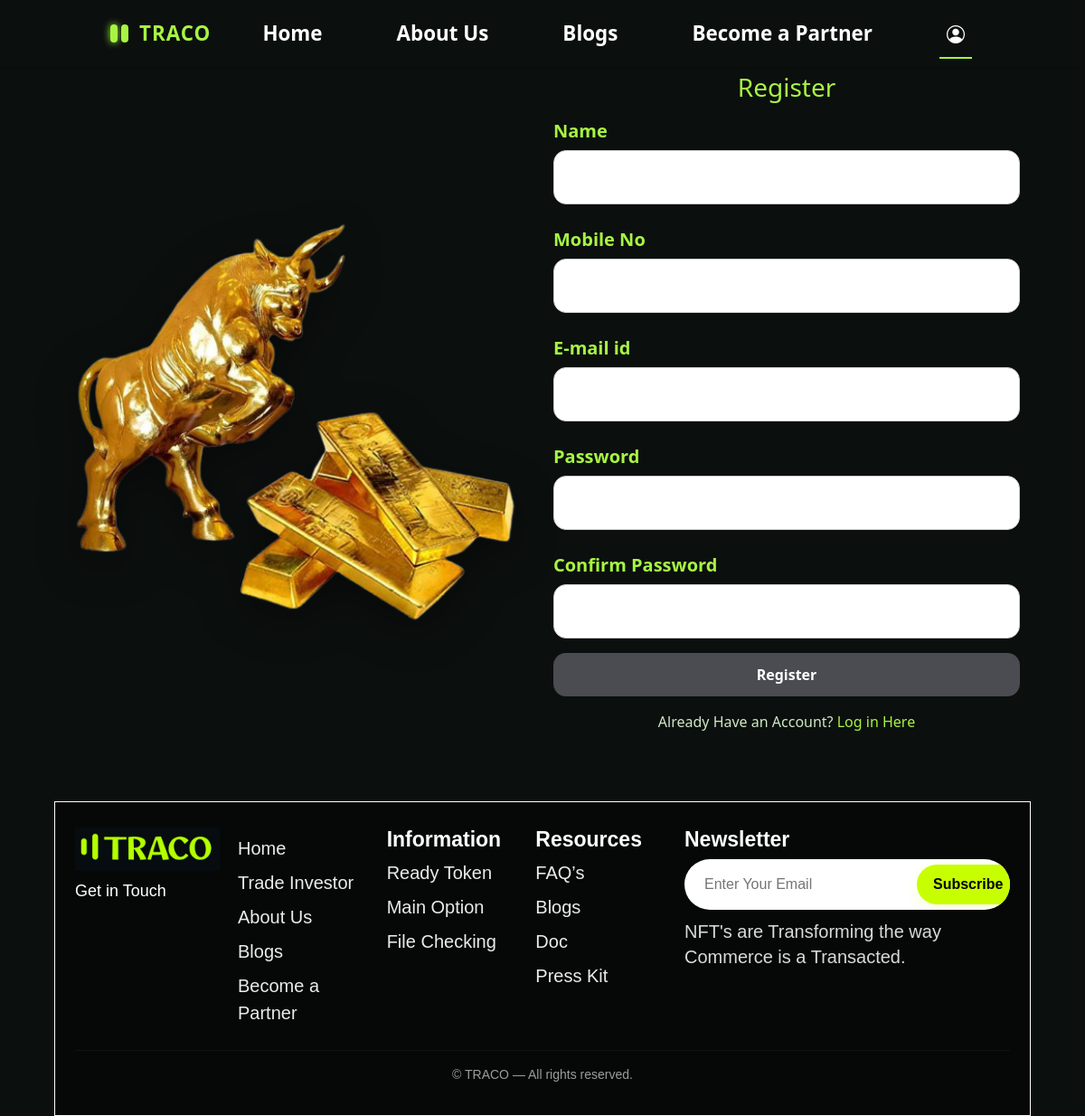
Screenshot of /register/ with the database file from the repository.
### core/models.py (models this page shows, shortened)
class AuthSideImage(models.Model):
    PAGE_CHOICES = (("login", "Login"), ("register", "Register"))
    page = models.CharField(max_length=10, choices=PAGE_CHOICES, unique=True)
    image = models.ImageField(upload_to="auth_side/")
    alt_text = models.CharField(max_length=120, blank=True)
    active = models.BooleanField(default=True)

class FooterSettings(models.Model):
    site_logo = models.ImageField(upload_to="footer/", blank=True, null=True)
    logo_alt = models.CharField(max_length=120, blank=True, default="TRACO")
    newsletter_heading = models.CharField(max_length=120, default="Newsletter")
    newsletter_placeholder = models.CharField(max_length=120, default="Enter Your Email")
    newsletter_button_text = models.CharField(max_length=60, default="Subscribe")
    newsletter_subscriber_notify_email = models.EmailField(
        blank=True,
        help_text="Email that receives subscription notifications (optional)."
    )
    newsletter_description = models.TextField(
        blank=True,
        default="NFT's are Transforming the way Commerce is a Transacted."
    )
    class Meta:
        verbose_name = "Footer Settings"
        verbose_name_plural = "Footer Settings"

class FooterLink(models.Model):
    COLUMN_CHOICES = [(i, f"Column {i}") for i in range(1, 6)]
    column = models.PositiveSmallIntegerField(choices=COLUMN_CHOICES, default=1)
    text = models.CharField(max_length=160)
    url = models.CharField(max_length=255, blank=True, help_text="External URL or site path")
    order = models.PositiveSmallIntegerField(default=0)
    class Meta:
        ordering = ["column", "order"]

### core/views.py (the view, shortened to what this page needs)
# urls.py: path("register/", views.register_view, name="register"),
def register_view(request):
    side = _side_image("register")
    form = RegisterForm(request.POST or None)
    return render(request, "auth/register.html", {
        "form": form,
        "side": side,
        "active_page": "profile",
    })

### core/forms.py (shortened to what this page needs)
class RegisterForm(forms.Form):
    name = forms.CharField(
        max_length=80,
        validators=[letters_only],
        widget=forms.TextInput(attrs={"class":"form-control form-pill reveal-up"})
    )
    mobile = forms.CharField(
        max_length=15,
        validators=[digits_only],
        widget=forms.TextInput(attrs={"class":"form-control form-pill reveal-up"})
    )
    email = forms.EmailField(
        widget=forms.EmailInput(attrs={"class":"form-control form-pill reveal-up"})
    )
    password1 = forms.CharField(
        widget=forms.PasswordInput(attrs={"class":"form-control form-pill reveal-up"})
    )
    password2 = forms.CharField(
        widget=forms.PasswordInput(attrs={"class":"form-control form-pill reveal-up"})
    )

### core/context_processors.py (called while the page is built)
def footer_context(request):
    settings = FooterSettings.objects.first()
    social_links = SocialLink.objects.all()
    footer_links = FooterLink.objects.all()
    columns = {i: [] for i in range(1,6)}
    for l in footer_links:
        columns.get(l.column, []).append(l)
    return {
        "traco_footer_settings": settings,
        "traco_social_links": social_links,
        "traco_footer_columns": columns,
    }

### core/views.py (called while the page is built)
def _side_image(page):
    try:
        return AuthSideImage.objects.get(page=page, active=True)
    except AuthSideImage.DoesNotExist:
        return None

### core/templates/auth/register.html (shortened to what this page needs)
{% extends "base.html" %}
{% load static %}
{% block extra_css %}
<link rel="stylesheet" href="{% static 'css/auth.css' %}">
{% endblock %}
{% block content %}
<div class="auth-wrap container-xl">
  <div class="row align-items-center g-4 auth-row">
    <div class="col-lg-6 d-flex justify-content-center">
      <div class="side-image float-anim">
        {% if side %}
          <img src="{{ side.image.url }}" alt="{{ side.alt_text|default:'Register' }}">
        {% else %}
          <img src="{% static 'images/placeholder-bull-gold.png' %}" alt="Auth Image">
        {% endif %}
      </div>
    </div>
    <div class="col-lg-6">
      <div class="auth-card reveal-up">
        <h3 class="auth-title neon">Register</h3>
<form method="post" action="{% url 'register' %}" novalidate id="registerForm" class="reveal-group">
          <div class="mb-3 float-group">
            <label class="form-label label-neon">Name</label>
            {{ form.name }}
          </div>
          <div class="mb-3 float-group">
            <label class="form-label label-neon">Mobile No</label>
            {{ form.mobile }}
          </div>
          <div class="mb-3 float-group">
            <label class="form-label label-neon">E-mail id</label>
            {{ form.email }}
          </div>
          <div class="mb-3 float-group">
            <label class="form-label label-neon">Password</label>
            {{ form.password1 }}
          </div>
          <div class="mb-2 float-group">
            <label class="form-label label-neon">Confirm Password</label>
            {{ form.password2 }}
          </div>
          <button class="btn-auth" type="submit">Register</button>
          <p class="below-text mt-3">
            Already Have an Account? <a class="link-neon" href="{% url 'login' %}">Log in Here</a>
          </p>
        </form>
      </div>
    </div>
  </div>
</div>
{% endblock %}

### core/templates/base.html (shortened to what this page needs)
{% load static %}
<!DOCTYPE html>
<html lang="en">
<head>
  <link href="https://cdn.jsdelivr.net/npm/bootstrap@5.3.2/dist/css/bootstrap.min.css" rel="stylesheet">
  <link href="https://cdn.jsdelivr.net/npm/bootstrap-icons/font/bootstrap-icons.css" rel="stylesheet">
  <link href="{% static 'css/base.css' %}" rel="stylesheet">
   {% block extra_css %}{% endblock %}
</head>
<body>
<nav class="navbar navbar-expand-lg fixed-top shadow-sm custom-navbar">
  <div class="container-fluid">
    <a class="navbar-brand d-flex align-items-center fw-bold text-neon" href="{% url 'home' %}">
      <span class="logo-icon"></span>
      <span class="ms-4">TRACO</span>
    </a>
    <div class="collapse navbar-collapse justify-content-center" id="mainNavbar">
      <ul class="navbar-nav mx-auto mb-2 mb-lg-0 animated-links equal-spacing">
        <li class="nav-item">
          <a class="nav-link fw-semibold {% if active_page == 'home' %}active{% endif %}" href="{% url 'home' %}">Home</a>
        </li>
        <li class="nav-item">
          <a class="nav-link fw-semibold {% if active_page == 'about' %}active{% endif %}" href="{% url 'about' %}">About Us</a>
        </li>
        <li class="nav-item">
          <a class="nav-link fw-semibold {% if active_page == 'blogs' %}active{% endif %}" href="{% url 'blogs' %}">Blogs</a>
        </li>
        <li class="nav-item">
          <a class="nav-link fw-semibold {% if active_page == 'partner' %}active{% endif %}" href="{% url 'partner' %}">Become a Partner</a>
        </li>
{% if user.is_authenticated %}
  <li class="nav-item">
    <a class="nav-link fw-semibold {% if active_page == 'profile' %}active{% endif %}" href="{% url 'login' %}">
      <i class="bi bi-person-circle fs-5"></i>
    </a>
  </li>
  <li class="nav-item">
    <a class="nav-link fw-semibold" href="{% url 'logout' %}">Logout</a>
  </li>
{% else %}
  <li class="nav-item">
    <a class="nav-link fw-semibold {% if active_page == 'profile' %}active{% endif %}" href="{% url 'login' %}">
      <i class="bi bi-person-circle fs-5"></i>
    </a>
  </li>
{% endif %}
      </ul>
    </div>
  </div>
</nav>
 {% block content %}{% endblock %}
<footer class="traco-footer">
  <div class="traco-footer__inner">
    <div class="traco-footer__col traco-footer__col--1">
      {% if traco_footer_settings.site_logo %}
        <img src="{{ traco_footer_settings.site_logo.url }}" alt="{{ traco_footer_settings.logo_alt }}" class="traco-footer__logo">
      {% else %}
        <div class="traco-footer__logo--placeholder">TRACO</div>
      {% endif %}
      <h4 class="traco-footer__smallheading">Get in Touch</h4>
    </div>
<div class="traco-footer__col traco-footer__col--2">
  <ul class="traco-footer__links">
    {% for l in traco_footer_columns.2 %}
      {% if l.url %}
        <li><a href="{{ l.url }}">{{ l.text }}</a></li>
      {% else %}
        <li><span class="no-link">{{ l.text }}</span></li>
      {% endif %}
    {% empty %}
      <li><a href="#">Home</a></li>
    {% endfor %}
  </ul>
</div>
<div class="traco-footer__col traco-footer__col--3">
  <h4 class="traco-footer__col-title">Information</h4>
  <ul class="traco-footer__links">
    {% for l in traco_footer_columns.3 %}
      {% if l.url %}
        <li><a href="{{ l.url }}">{{ l.text }}</a></li>
      {% else %}
        <li><span class="no-link">{{ l.text }}</span></li>
      {% endif %}
    {% empty %}
      <li><a href="#">Market Explore</a></li>
    {% endfor %}
  </ul>
</div>
<div class="traco-footer__col traco-footer__col--4">
  <h4 class="traco-footer__col-title">Resources</h4>
  <ul class="traco-footer__links">
    {% for l in traco_footer_columns.4 %}
      {% if l.url %}
        <li><a href="{{ l.url }}">{{ l.text }}</a></li>
      {% else %}
        <li><span class="no-link">{{ l.text }}</span></li>
      {% endif %}
    {% empty %}
      <li><a href="#">FAQ's</a></li>
    {% endfor %}
  </ul>
</div>
    <div class="traco-footer__col traco-footer__col--5">
      <h4 class="traco-footer__col-title">{{ traco_footer_settings.newsletter_heading }}</h4>
      <form id="traco-news-form" class="traco-news-form" method="post" action="{% url 'footer_subscribe' %}">
        <div class="traco-news-input-wrap">
          <input id="traco-news-email" name="email" type="email" placeholder="{{ traco_footer_settings.newsletter_placeholder }}" required>
          <button type="submit" class="traco-news-btn">{{ traco_footer_settings.newsletter_button_text }}</button>
        </div>
        <p class="traco-news-desc">{{ traco_footer_settings.newsletter_description }}</p>
      </form>
    </div>
  </div>
  <div class="traco-footer__bottom">
    <p>© {{ now.year }} TRACO — All rights reserved.</p>
  </div>
</footer>
</body>
</html>

### core/static/css/base.css (style rules this page uses)
.custom-navbar { background-color: #0b0f0e !important; padding: 12px 80px; }
.text-neon { color: #a7f542 !important; font-size: 1.4rem; letter-spacing: 1px; }
.logo-icon { display: inline-block; width: 8px; height: 20px; background-color: #a7f542; border-radius: 5px; box-shadow: 0 0 8px #a7f542; margin-left: 30px; position: relative; }
.logo-icon::after { content: ""; display: block; width: 8px; height: 20px; background-color: #a7f542; border-radius: 5px; position: absolute; left: 12px; top: 0; }
.navbar-nav .nav-link { color: #ffffff !important; font-size: 1.4rem; position: relative; transition: color 0.3s ease-in-out; }
.navbar-nav .nav-link.active::after, .navbar-nav .nav-link:hover::after { content: ""; position: absolute; left: 0; bottom: -3px; width: 100%; height: 2px; background-color: #a7f542; transform: scaleX(1); transform-origin: left; transition: transform 0.3s ease-in-out; }
.navbar-nav .nav-link::after { content: ""; position: absolute; left: 0; bottom: -6px; width: 100%; height: 2px; background-color: #a7f542; transform: scaleX(0); transform-origin: right; transition: transform 0.3s ease-in-out; }
.equal-spacing { display: flex; justify-content: space-around; width: 100%; }
.traco-footer { background: #060808; color: #fff; padding: 28px 22px 18px; border: 1px solid white; font-family: "Poppins", Arial, Helvetica, sans-serif; width:90%; margin:auto; }
.traco-footer__inner { max-width: 1200px; margin: 0 auto; display: grid; grid-template-columns: 1fr 1fr 1fr 1fr 360px; gap: 20px; align-items: start; }
.traco-footer__logo { width: 160px; height: auto; display: block; margin-bottom: 12px; filter: saturate(1.2); }
.traco-footer__smallheading { color: #fff; margin: 6px 0 12px; font-size: 18px; }
.traco-footer__col-title { color: #fff; font-size: 23px; font-weight: 700; margin-bottom: 8px; }
.traco-footer__links { list-style: none; margin: 0; padding: 0; }
.traco-footer__links li { margin: 8px 0; }
.traco-footer__links a { color: rgba(255,255,255,0.92); text-decoration: none; font-size: 20px; transition: color 180ms ease, transform 180ms ease; }
.traco-news-form { width: 100%; }
.traco-news-input-wrap { display: flex; align-items: center; gap: 12px; background: linear-gradient(90deg, #ffffff, #ffffff); padding: 6px; border-radius: 28px; width: 100%; max-width: 360px; overflow: hidden; }
.traco-news-input-wrap input[type="email"] { flex: 1; border: none; outline: none; padding: 4px 16px; font-size: 16px; color: #111; background: transparent; }
.traco-news-btn { background: #c7ff00; border: none; padding: 10px 18px; border-radius: 22px; font-weight: 700; cursor: pointer; transition: transform 200ms ease, box-shadow 200ms ease; box-shadow: 0 8px 18px rgba(199,255,0,0.12); }
.traco-news-desc { margin-top: 10px; color: rgba(255,255,255,0.85); max-width: 360px; font-size: 20px; line-height: 1.4; }
.traco-footer__bottom { margin-top: 18px; border-top: 1px solid rgba(255,255,255,0.04); padding-top: 16px; text-align: center; color: rgba(255,255,255,0.6); font-size: 14px; }

### rows the page displays
AuthSideImage: image (picture)
FooterSettings: site_logo (picture), newsletter_heading "Newsletter", email "Enter Your Email", newsletter_button_text "Subscribe", newsletter_description "NFT's are Transforming the way Commerce is a Transacted."
FooterLink: text "Home"
FooterLink: text "Trade Investor"
FooterLink: text "About Us"
FooterLink: text "Blogs"
FooterLink: text "Become a Partner"
FooterLink: text "Ready Token"
FooterLink: text "Main Option"
FooterLink: text "File Checking"
FooterLink: text "FAQ’s"
FooterLink: text "Blogs"
FooterLink: text "Doc"
FooterLink: text "Press Kit"
